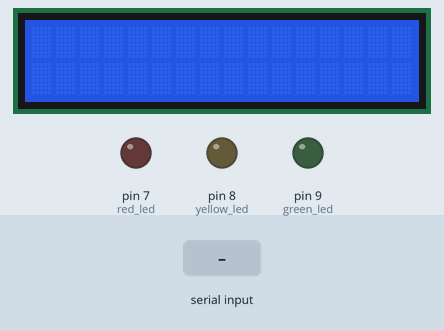
Bench run of a sketch on a simulated Arduino Uno, built with avr-gcc and run on an emulated ATmega328P. Shown: 16×2 character LCD, output pins drawn as LEDs (lit = HIGH). The inputs (shaded band) are chosen by the test bench.

Above: at 1.2 s.
1.3 s: "Neutral\n" received over Serial
At 1.8 s:
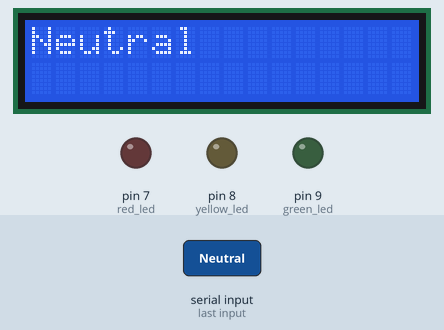
2.8 s: "Negative\n" received over Serial
At 4.0 s:
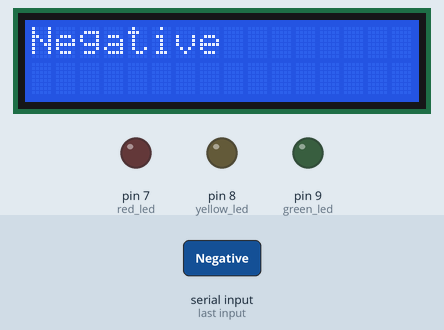
4.3 s: "Positive\n" received over Serial
At 5.3 s:
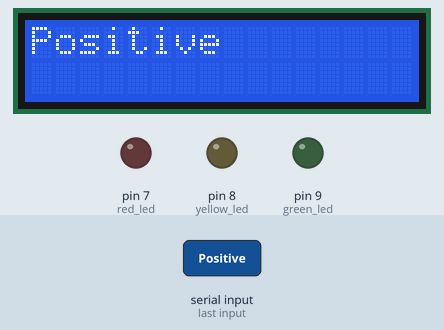
Timing chart, 0 to 7.3 s (numbered marks = the images above; inputs shaded):
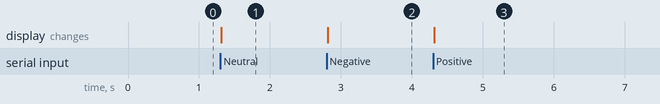

The sketch:

Arduino_Sentiment_Display.ino
```cpp
#include <LiquidCrystal.h>

//initializes the LED Pins
const int green_led = 9;
const int yellow_led = 8;
const int red_led = 7;

// Initialize the library with the numbers of the interface pins
LiquidCrystal lcd(12, 11, 5, 4, 3, 2);

void setup() {
  //sets LED's to output
  pinMode(green_led, OUTPUT);
  pinMode(yellow_led, OUTPUT);
  pinMode(red_led, OUTPUT);
  // Set up the LCD's number of columns and rows:
  lcd.begin(16, 2);
  // Initialize serial communication at 9600 bits per second:
  Serial.begin(9600);
}

void loop() {
  // Check if data is available to read from the serial port
  if (Serial.available()) {
    String data = Serial.readStringUntil('\n'); // Read the data until newline
    lcd.clear();  // Clear the display
    lcd.setCursor(0, 0); // Set the cursor to top-left position
    lcd.print(data); // Print new data on the LCD
    String sentiment = Serial.readStringUntil('\n'); //read the sentiment text
    lcd.setCursor(0,1); //set cursor to the second row
    lcd.print(sentiment); //prints the sentiment text to LCD display

//controls which LED color lights up depending on sentiment
    if (sentiment == "Neutral"){
      digitalWrite(yellow_led, HIGH);
    }
    else if (sentiment == "Negative"){
      digitalWrite(red_led, HIGH);
    }
    else if (sentiment == "Positive"){
      digitalWrite(green_led, HIGH);
    }
    delay(200);
    digitalWrite(green_led, LOW);
    digitalWrite(red_led, LOW);
    digitalWrite(yellow_led, LOW);


  }
}
```

Measured:
- after the input at 1.3 s, the display: changes at once (image 1)
- after the input at 2.8 s, the display: changes at once (image 2)
- after the input at 4.3 s, the display: changes at once (image 3)
